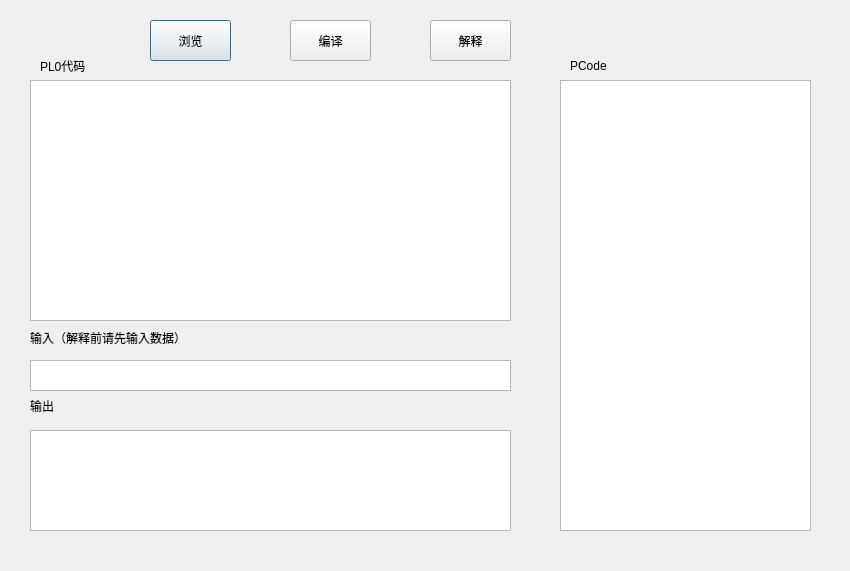
<?xml version="1.0" encoding="UTF-8"?>
<ui version="4.0">
 <class>Dialog</class>
 <widget class="QDialog" name="Dialog">
  <property name="geometry">
   <rect>
    <x>0</x>
    <y>0</y>
    <width>850</width>
    <height>571</height>
   </rect>
  </property>
  <property name="windowTitle">
   <string>Dialog</string>
  </property>
  <widget class="QPlainTextEdit" name="pltxt">
   <property name="geometry">
    <rect>
     <x>30</x>
     <y>80</y>
     <width>481</width>
     <height>241</height>
    </rect>
   </property>
  </widget>
  <widget class="QPlainTextEdit" name="intxt">
   <property name="geometry">
    <rect>
     <x>30</x>
     <y>360</y>
     <width>481</width>
     <height>31</height>
    </rect>
   </property>
  </widget>
  <widget class="QPlainTextEdit" name="outtxt">
   <property name="geometry">
    <rect>
     <x>30</x>
     <y>430</y>
     <width>481</width>
     <height>101</height>
    </rect>
   </property>
  </widget>
  <widget class="QPushButton" name="brbt">
   <property name="geometry">
    <rect>
     <x>150</x>
     <y>20</y>
     <width>81</width>
     <height>41</height>
    </rect>
   </property>
   <property name="text">
    <string>浏览</string>
   </property>
  </widget>
  <widget class="QPushButton" name="cpbt">
   <property name="geometry">
    <rect>
     <x>290</x>
     <y>20</y>
     <width>81</width>
     <height>41</height>
    </rect>
   </property>
   <property name="text">
    <string>编译</string>
   </property>
  </widget>
  <widget class="QPushButton" name="itbt">
   <property name="geometry">
    <rect>
     <x>430</x>
     <y>20</y>
     <width>81</width>
     <height>41</height>
    </rect>
   </property>
   <property name="text">
    <string>解释</string>
   </property>
  </widget>
  <widget class="QTableWidget" name="pctable">
   <property name="geometry">
    <rect>
     <x>560</x>
     <y>80</y>
     <width>251</width>
     <height>451</height>
    </rect>
   </property>
  </widget>
  <widget class="QLabel" name="label">
   <property name="geometry">
    <rect>
     <x>40</x>
     <y>50</y>
     <width>91</width>
     <height>31</height>
    </rect>
   </property>
   <property name="text">
    <string>PL0代码</string>
   </property>
  </widget>
  <widget class="QLabel" name="label_2">
   <property name="geometry">
    <rect>
     <x>30</x>
     <y>330</y>
     <width>211</width>
     <height>16</height>
    </rect>
   </property>
   <property name="text">
    <string>输入（解释前请先输入数据）</string>
   </property>
  </widget>
  <widget class="QLabel" name="label_3">
   <property name="geometry">
    <rect>
     <x>30</x>
     <y>400</y>
     <width>54</width>
     <height>12</height>
    </rect>
   </property>
   <property name="text">
    <string>输出</string>
   </property>
  </widget>
  <widget class="QLabel" name="label_4">
   <property name="geometry">
    <rect>
     <x>570</x>
     <y>60</y>
     <width>54</width>
     <height>12</height>
    </rect>
   </property>
   <property name="text">
    <string>PCode</string>
   </property>
  </widget>
 </widget>
 <resources/>
 <connections>
  <connection>
   <sender>brbt</sender>
   <signal>clicked()</signal>
   <receiver>Dialog</receiver>
   <slot>br()</slot>
   <hints>
    <hint type="sourcelabel">
     <x>187</x>
     <y>35</y>
    </hint>
    <hint type="destinationlabel">
     <x>123</x>
     <y>41</y>
    </hint>
   </hints>
  </connection>
  <connection>
   <sender>cpbt</sender>
   <signal>clicked()</signal>
   <receiver>Dialog</receiver>
   <slot>compile()</slot>
   <hints>
    <hint type="sourcelabel">
     <x>328</x>
     <y>42</y>
    </hint>
    <hint type="destinationlabel">
     <x>258</x>
     <y>39</y>
    </hint>
   </hints>
  </connection>
  <connection>
   <sender>itbt</sender>
   <signal>clicked()</signal>
   <receiver>Dialog</receiver>
   <slot>inte()</slot>
   <hints>
    <hint type="sourcelabel">
     <x>468</x>
     <y>35</y>
    </hint>
    <hint type="destinationlabel">
     <x>406</x>
     <y>43</y>
    </hint>
   </hints>
  </connection>
 </connections>
 <slots>
  <slot>br()</slot>
  <slot>compile()</slot>
  <slot>inte()</slot>
 </slots>
</ui>
